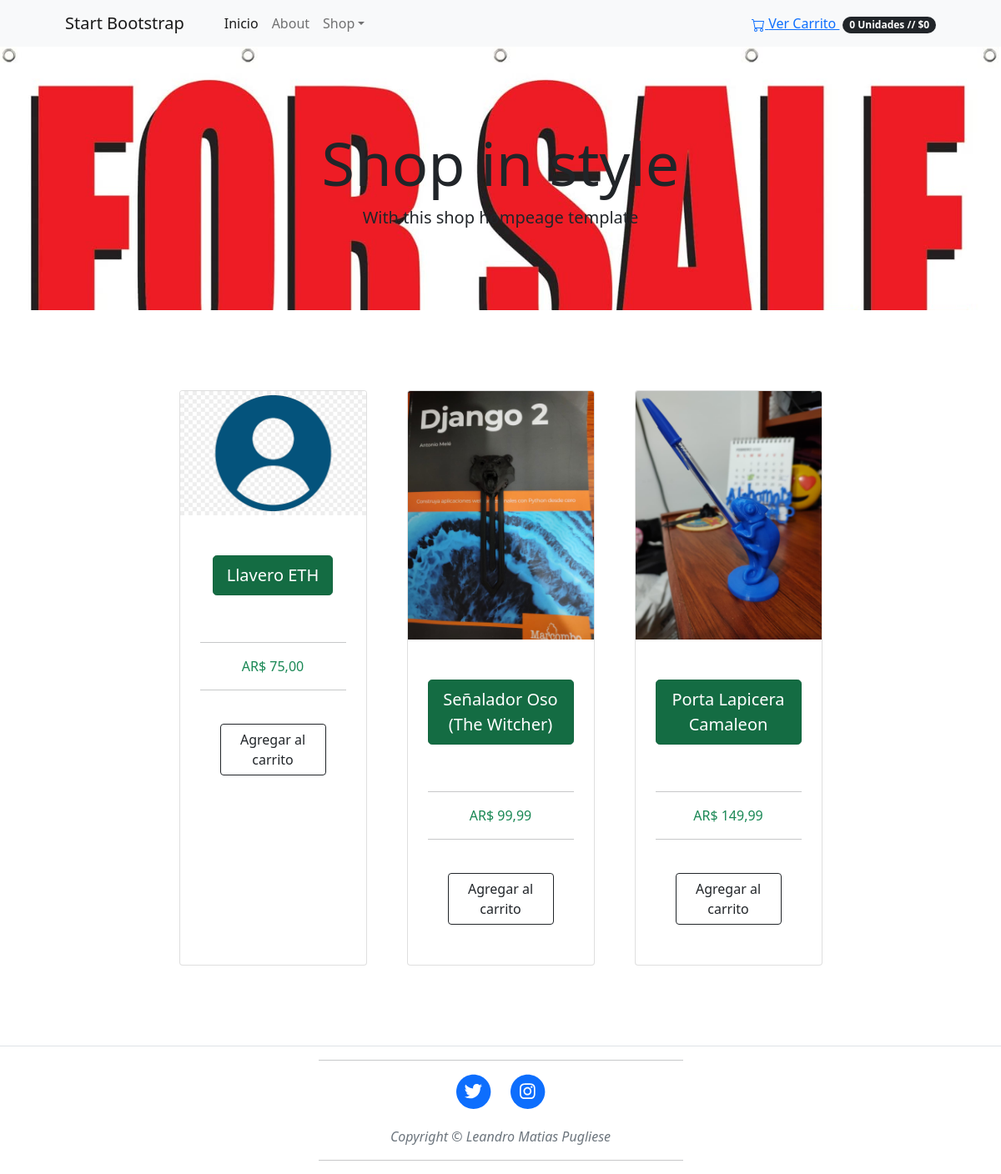
The page / on the database its author committed.
### shop/models.py (models this page shows, shortened)
class Producto(models.Model):
    categoria = models.ForeignKey(Categoria, related_name="productos", on_delete=models.CASCADE)
    nombre = models.CharField(max_length=200, db_index=True)
    slug = models.SlugField(max_length=200, db_index=True)
    imagen = models.ImageField(upload_to="productos/%Y/%m/%d", blank=True)
    descripcion = models.TextField(blank=True)
    precio = models.DecimalField(max_digits=10, decimal_places=2)
    disponibilidad = models.BooleanField(default=True)
    fecha_creacion = models.DateTimeField(auto_now_add=True)
    fecha_actualizacion = models.DateField(auto_now=True)
    class Meta:
        ordering = ("nombre",)
        index_together = (("id", "slug"),)
    def get_absolute_url(self):
        return reverse("shop:Detalle_Producto", args=[self.id, self.slug])

### shop/views.py (the view)
# urls.py: path('', views.inicio, name = "Inicio"),
def inicio(request):
    categorias = Categoria.objects.all()
    productos = Producto.objects.all().order_by('-fecha_creacion') [0:3]
    return render(request, "shop/productos/inicio.html", {"categorias": categorias, "productos": productos})

### carrito/carrito.py (called while the page is built)
    def get_total_price(self):
        return sum(Decimal(item["precio"]) * item["quantity"] for item in self.carrito.values())

    def get_total_item(self):
        return sum(item["quantity"] for item in self.carrito.values())

### carrito/procesador_contexto.py (called while the page is built)
def carrito(request):
    return {'carrito': Carrito(request)}

### shop/templates/shop/productos/inicio.html (shortened to what this page needs)
{% extends "shop/base.html" %}
{% load static %}
{% block contenido %}
<section class="py-5">
    <div class="container px-4 px-lg-5 mt-5">
        <div class="row gx-4 gx-lg-5 row-cols-2 row-cols-md-3 row-cols-xl-4 justify-content-center">
            {% for producto in productos %}
                <div class="col mb-5">
                            <div class="card h-100">
                                <img class="card-img-top" src="{% if producto.imagen %} {{producto.imagen.url}} {% else %} {% static 'img/no_imagen.png' %}{% endif %}">
                                <br>
                                <div class="card-body p-4">
                                    <div class="text-center">
                                        <p class="fw-bolder">
                                            <a class="btn btn-success btn-lg active" href="{{ producto.get_absolute_url }}">{{ producto.nombre }}</a>
                                        </p>
                                        <br>
                                        <hr>
                                        <span class="text-success">AR$ {{ producto.precio }} </span>
                                        <hr>
                                        <br>
                                        <div class="card-footer p-4 pt-0 border-top-0 bg-transparent">
                                            <div class="text-center"><a class="btn btn-outline-dark mt-auto" href="#">Agregar al carrito</a></div>
                                        </div>
                                    </div>
                                </div>
                            </div>
                </div>
            {% endfor %}
        </div>
    </div>
</section>
{% endblock %}

### rows shown on the page
Producto: nombre "Llavero ETH", precio "75,00"
Producto: imagen (picture), nombre "Señalador Oso (The Witcher)", precio "99,99"
Producto: imagen (picture), nombre "Porta Lapicera Camaleon", precio "149,99"

### other values the page prints
{{ carrito.get_total_item }} "0"
{{ carrito.get_total_price }} "0"
